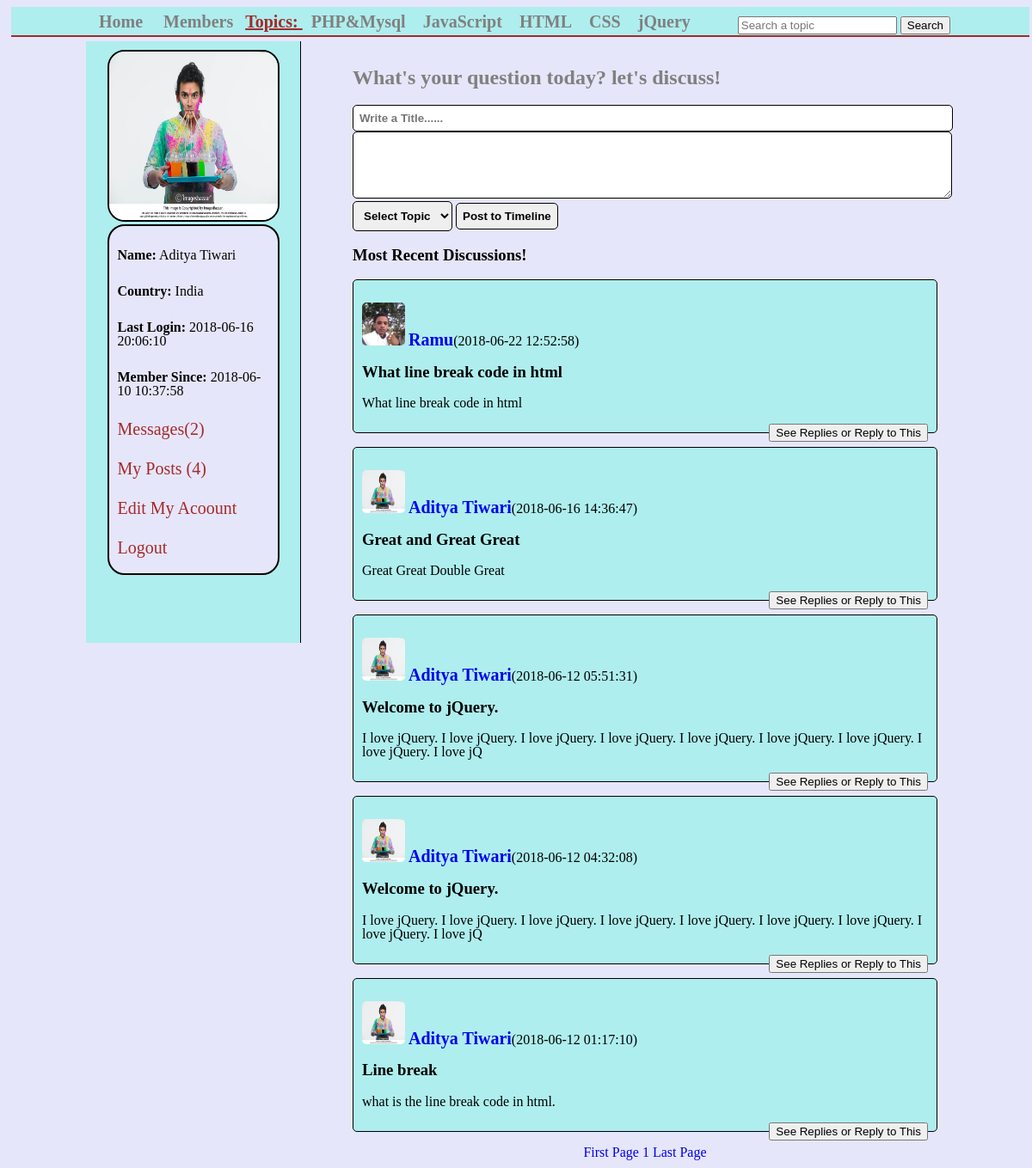
The page /home.php (signed in) on the database its author committed.
### tables this page shows
CREATE TABLE IF NOT EXISTS `topics` (
  `topic_id` int(11) NOT NULL AUTO_INCREMENT,
  `topic_name` varchar(255) NOT NULL,
  PRIMARY KEY (`topic_id`)
);

CREATE TABLE IF NOT EXISTS `users` (
  `user_id` int(11) NOT NULL AUTO_INCREMENT,
  `user_name` varchar(255) NOT NULL,
  `user_pass` varchar(255) NOT NULL,
  `user_email` varchar(255) NOT NULL,
  `user_country` text NOT NULL,
  `user_gender` text NOT NULL,
  `user_birthday` text NOT NULL,
  `user_image` text NOT NULL,
  `user_reg_date` text NOT NULL,
  `user_last_login` text NOT NULL,
  `status` text NOT NULL,
  `ver_code` int(100) NOT NULL,
  `posts` text NOT NULL,
  PRIMARY KEY (`user_id`)
);

CREATE TABLE IF NOT EXISTS `posts` (
  `post_id` int(11) NOT NULL AUTO_INCREMENT,
  `user_id` int(11) NOT NULL,
  `topic_id` int(11) NOT NULL,
  `post_title` text NOT NULL,
  `post_content` text NOT NULL,
  `post_date` timestamp NOT NULL DEFAULT CURRENT_TIMESTAMP,
  PRIMARY KEY (`post_id`)
);

### home.php (the view, shortened to what this page needs)
<?php
include("functions/functions.php");
?>
<!DOCTYPE html>
<html>
<head>
	<link rel="stylesheet" type="text/css" href="styles/home_style.css" media="all">
</head>
<body>
    <div class="container">
     	 <div id="head_wrap">
     	 	   <div id="header">
                 <ul id="menu">
                    <li><a href="home.php">Home</a></li>
                    <li><a href="members.php">Members</a></li>
                    <strong>Topics: </strong>
                     <?php
                     $get_topics="select * from topics";
                     $run_topics=mysqli_query($con,$get_topics);
                     while($row=mysqli_fetch_array($run_topics)){
                     	$topic_id=$row['topic_id'];
                     	$topic_title=$row['topic_name'];
                     	echo "<li><a href='topic.php?topic=$topic_id'>$topic_title</a></li>";
                     }
                     ?>
                 </ul>
             <form method="get" action="results.php" id=form1>
             	<input type="text" name="user_query" placeholder="Search a topic">
             	<input type="submit" name="search" value="Search">
             </form>
                </div>
          </div>
        <div class="content">
        	 <div id="user_timeline">
        	 	<div id="user_details">
        	 		<?php
        	 		$user=$_SESSION['user_email'];
        	 		$get_user="select * from users where user_email='$user'";
        	 		$run_user=mysqli_query($con,$get_user);
        	 		$row=mysqli_fetch_array($run_user);
        	 		$user_id=$row['user_id'];
        	 		$user_name=$row['user_name'];
        	 		$user_country=$row['user_country'];
        	 		$user_image=$row['user_image'];
        	 		$register_date=$row['user_reg_date'];
        	 		$last_login=$row['user_last_login'];
        	 		$user_posts="select * from posts where user_id='$user_id'";
        	 		$run_posts=mysqli_query($con,$user_posts);
        	 		$posts=mysqli_num_rows($run_posts);
        	 		$sel_msg="select * from messages where receiver='$user_id' AND status='unread' ORDER by 1 DESC";
        	 		$run_msg=mysqli_query($con,$sel_msg);
        	 		$count_msg=mysqli_num_rows($run_msg);
        	 		echo "
        	 		   <center>
        	 		   <img src='images/$user_image' width='200' height='200'/>
        	 		   </center>
        	 		   <div id='user_mention'>
        	 		   <p><strong>Name:</strong> $user_name</p>
        	 		   <p><strong>Country:</strong> $user_country</p>
        	 		   <p><strong>Last Login:</strong> $last_login</p><p><strong>Member Since:</strong> $register_date</p>
        	 		   <p><a href='my_message.php?inbox&u_id=$user_id'>Messages($count_msg)</a></p>
        	 		   <p><a href='my_posts.php?u_id=$user_id'>My Posts ($posts)</a></p>
        	 		   <p><a href='edit_profile.php?u_id=$user_id'>Edit My Acoount</a></p>
        	 		   <p><a href='logout.php'>Logout</a></p>
        	 		   </div>
        	 		   ";
        	 		?>
        	 	</div>
        	 </div>
             <div id="content-timeline">
             	<form action="home.php?id=<?php echo $user_id; ?>" method="post" id="f">
             		<h2>What's your question today? let's discuss!</h2>
             		<input type="text" name="title" placeholder="Write a Title......" size="82" required="required"/><br/>
             		<textarea cols="83" rows="4" name="content" placeholder="Write description....">
             		</textarea><br>
             		<select name="topic">
             			<option>Select Topic</option>
             			</select>
             			<input type="submit" name="sub" value="Post to Timeline"/>
                 </form>
                 <h3>Most Recent Discussions!</h3>
                 <?php get_posts();?>
              </div>
        </div>
</body>
</html>

### functions/functions.php (shortened to what this page needs)
<?php
$con=mysqli_connect("localhost","adityaaditya","Aditya","aditya_media");
    function get_posts(){
    	global $con;
    	$per_page=5;
    	if(isset($_GET['page'])){
    		$page=$_GET['page'];
    	}
    	else{
    		$page=1;
            }
          $start_from=($page-1)* $per_page;
          $get_posts="select * from posts ORDER by 1 DESC LIMIT $start_from, $per_page";
          $run_posts=mysqli_query($con,$get_posts);
          while($row_posts=mysqli_fetch_array($run_posts))
          {
            $post_id=$row_posts['post_id'];
            $user_id=$row_posts['user_id'];
            $post_title=$row_posts['post_title'];
            $content=substr($row_posts['post_content'],0,150);
            $post_date=$row_posts['post_date'];
            $user="select * from users where user_id='$user_id' AND posts='yes'";
            $run_user=mysqli_query($con,$user);
            $row_user=mysqli_fetch_array($run_user);
            $user_name=$row_user['user_name'];
            $user_image=$row_user['user_image'];
            echo "<div id='posts'>
           <p><img src='images/$user_image'width='50' height='50' style='border-radius:5px;'>
           <a href='user_profile.php?u_id=$user_id' style='text-decoration: none;font-size:20px;'><strong>$user_name</strong></a>($post_date)
           </p>
           <h3>$post_title</h3>
           <p>$content</p>
           <a href='single.php?post_id=$post_id' style='float:right;'><button>See Replies or Reply to This </button></a>
           </div><br/> ";
          }
          include("./functions/pagination.php");
    }
 ?>

### functions/pagination.php
<?php
$query="select * from posts";
$result=mysqli_query($con,$query);
$total_posts=mysqli_num_rows($result);
$total_pages=ceil($total_posts/$per_page);
echo "<center>
  <div id='pagination'><a href='home.php?page=1' style='text-decoration: none;'>First Page</a>  ";
for($i=1; $i<=$total_pages; $i++){
echo " <a href='home.php?page=$i' style='text-decoration: none;'>$i</a> ";
}
echo "<a href='home.php?page=$total_pages' style='text-decoration: none;'>Last Page</a></center></div>";
?>

### styles/home_style.css (style rules this page uses)
body { line-height: 1; background-color: #E6E6FA; }
.container { margin: 0; padding: 0; background-color: #E6E6FA; }
#head_wrap { width: 100%; height: 35px; margin: 0 auto; border-bottom: 2px solid brown; padding-bottom: 10px; margin: 5px; background: #AFEEEE; }
#header { margin: 0 auto; width: 1000px; height: 35px; }
#menu { line-height: 35px; padding: 0; margin: 0; float: left; }
#menu li { display: inline; list-style: none; }
#menu a { margin: 5px; padding: 5px; text-decoration: none; color: gray; font-size: 20px; font-weight: bold; }
#menu strong { font-size: 20px; text-decoration: underline;; color: brown; }
#form1 { float: right; line-height: 35px; padding-top: 3px; }
.content { width: 1000px; margin: 0 auto; }
#user_timeline { background:#AFEEEE; width: 250px; float: left; height: 700px; border-right: 1px solid black; }
#user_details { padding: 10px; }
#user_details img { border: 2px solid black; border-radius: 20px; }
#user_details p { margin-bottom: 10px; padding: 5px; }
#user_details a { color: brown; font-size: 20px; text-decoration: none; }
#user_mention { background: #E6E6FA; border:2px solid black; border-radius: 20px; width: 200px; margin: 0 auto; padding: 5px; }
#content-timeline { float: right; width: 700px; padding: 10px; }
#f input { padding: 7px; border: 1px solid black; border-radius: 5px; font-weight: bolder; }
#f textarea { padding: 8px; border: 1px solid black; border-radius: 5px; font-weight: bolder; }
#f select { padding: 8px; border: 1px solid black; border-radius: 5px; font-weight: bolder; }
#f h2 { color:gray; font-family: Sansational; }
#posts { background-color: #AFEEEE; border: 1px solid black; border-radius: 5px; padding: 10px; }
* { box-sizing: border-box; }

### rows shown on the page
topics: topic_name "PHP&Mysql"
topics: topic_name "JavaScript"
topics: topic_name "HTML"
topics: topic_name "CSS"
topics: topic_name "jQuery"
users: user_image (picture), user_name "Aditya Tiwari", user_country "India", user_last_login "2018-06-16 20:06:10", user_reg_date "2018-06-10 10:37:58"
posts: user.user_image (picture), user.user_name "Ramu", post_date "2018-06-22 12:52:58", post_title "What line break code in html", post_content "What line break code in html"
posts: user.user_image (picture), user.user_name "Aditya Tiwari", post_date "2018-06-16 14:36:47", post_title "Great and Great Great", post_content "Great Great Double Great"
posts: user.user_image (picture), user.user_name "Aditya Tiwari", post_date "2018-06-12 05:51:31", post_title "Welcome to jQuery.", post_content "I love jQuery. I love jQuery. I love jQuery. I love jQuery. I love jQuery. I love jQuery. I love jQuery. I love jQuery. I love jQ"
posts: user.user_image (picture), user.user_name "Aditya Tiwari", post_date "2018-06-12 04:32:08", post_title "Welcome to jQuery.", post_content "I love jQuery. I love jQuery. I love jQuery. I love jQuery. I love jQuery. I love jQuery. I love jQuery. I love jQuery. I love jQ"
posts: user.user_image (picture), user.user_name "Aditya Tiwari", post_date "2018-06-12 01:17:10", post_title "Line break", post_content "what is the line break code in html."

### other values the page prints
$count_msg "2"
$posts "4"
